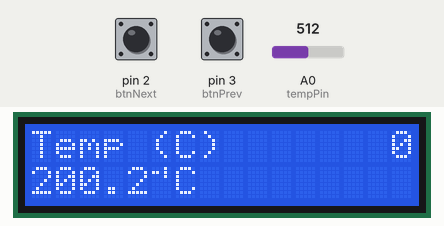
Simulated run of this sketch. Board: Arduino Uno, built with avr-gcc and run on an emulated ATmega328P. Shown: 16×2 character LCD. The inputs (shaded band) are chosen by the test bench; at power-on: pin 2 (btnNext) HIGH, A0 (tempPin) = 512, pin 3 (btnPrev) HIGH. What the sketch prints to the serial monitor is not drawn.

Above: at 2.0 s.
2.1 s: pin 2 (btnNext) pulled LOW for 1 s
At 3.8 s:
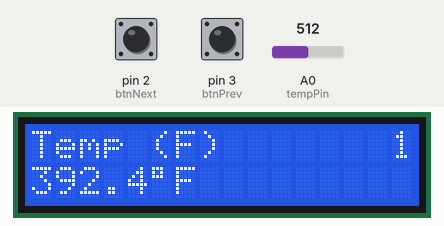
4.6 s: pin 2 (btnNext) pulled LOW for 3.2 s
At 6.3 s:
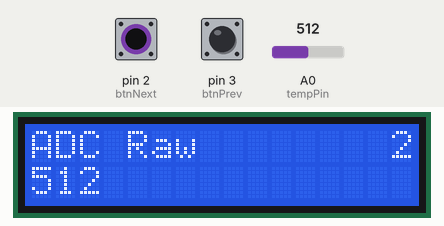
9.3 s: pin 2 (btnNext) pulled LOW for 0.15 s
At 10.1 s:
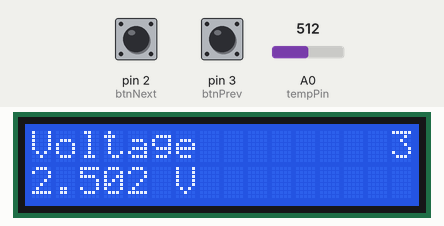
10.9 s: A0 (tempPin) set to 716
At 12.3 s:
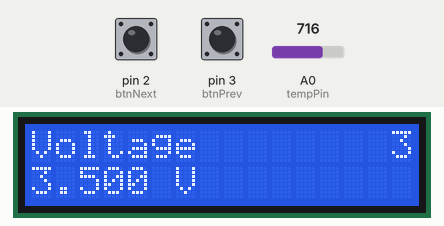
12.6 s: pin 3 (btnPrev) pulled LOW for 1 s
At 13.9 s:
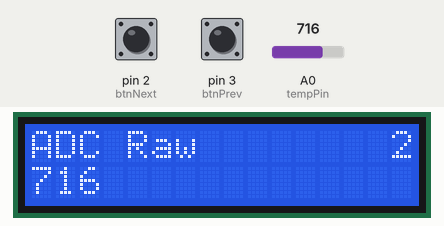
15.1 s: A0 (tempPin) set to 900
At 16.3 s:
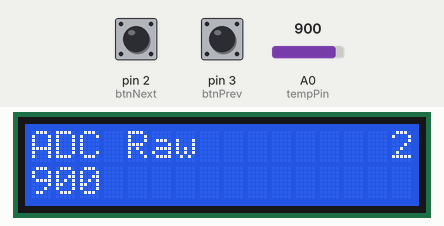
Timing chart, 0 to 17.8 s (numbered marks = the images above; inputs shaded):
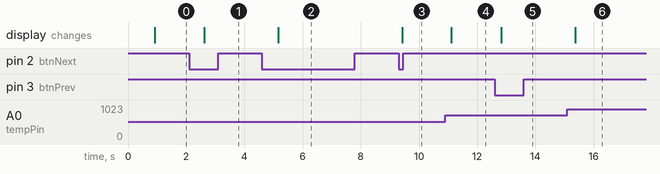

Measured:
- after the input at 2.1 s, the display: changes after 0.52 s (image 1)
- after the input at 4.6 s, the display: changes after 0.57 s (image 2)
- after the input at 9.3 s, the display: changes after 0.12 s (image 3)
- after the input at 10.9 s, the display: changes after 0.22 s (image 4)
- after the input at 12.6 s, the display: changes after 0.22 s (image 5)
- after the input at 15.1 s, the display: changes after 0.26 s (image 6)

The sketch:

Temp-Display-Menu.ino
```cpp
#include <LiquidCrystal.h>

  // LCD pins: RS, E, D4, D5, D6, D7
  LiquidCrystal lcd(7, 8, 9, 10, 11, 12);

  const int tempPin = A0;

  // If you power everything from 5V, leave this as 5.0.
  // If you power from 3.3V, change this to 3.3 (or measure it with a multimeter).

  const float VREF = 5.0;

  // variables for LCD Menu
  int page = 0; // 0=tempC, 1=tempF, 2=raw, 3=voltage
  const int NUM_PAGES = 4;

  const int btnNext = 2;
  const int btnPrev = 3;

  // Debounce / event tracking
  bool lastNext = HIGH;
  bool lastPrev = HIGH;
  unsigned long lastButtonTime = 0;
  const unsigned long debounceMs = 150;

  int readAveragedAnalog(int pin, int samples = 20) {
  long sum = 0;
  for (int i = 0; i < samples; i++) {
    sum += analogRead(pin);
    delay(2); // tiny pause helps decorrelate noise
  }
  return (int)(sum / samples);
}

void setup() {
  // put your setup code here, to run once:
  Serial.begin(9600);
  while (!Serial) { ; }

  Serial.println("time_ms,tempC,tempF,raw,voltage");

  lcd.begin(16, 2);
  lcd.clear();

  pinMode(btnNext, INPUT_PULLUP);
  pinMode(btnPrev, INPUT_PULLUP);

  lcd.setCursor(0,0);
  lcd.print("Menu Demo");

  delay(800);

}

void renderPage(float tempC, float tempF, int raw, float voltage) {
  lcd.clear();

  lcd.setCursor(0, 0);

  switch (page) {
    case 0:
      lcd.print("Temp (C)");
      lcd.setCursor(0, 1);
      lcd.print(tempC, 1);
      lcd.print((char)233);
      lcd.print("C");
      break;

    case 1:
      lcd.print("Temp (F)");
      lcd.setCursor(0, 1);
      lcd.print(tempF, 1);
      lcd.print((char)223);
      lcd.print("F");
      break;

    case 2:
      lcd.print("ADC Raw");
      lcd.setCursor(0, 1);
      lcd.print(raw);
      break;

    case 3:
      lcd.print("Voltage");
      lcd.setCursor(0, 1);
      lcd.print(voltage, 3);
      lcd.print(" V");
      break;
  }
  lcd.setCursor(15, 0);
  lcd.print(page); // 0-3
}

void loop() {

  // Put your main code here, to run repeatedly:

  int raw = readAveragedAnalog(tempPin, 20);
  float voltage = raw * (VREF / 1023.0);
  float tempC = (voltage - 0.5) * 100.0;
  float tempF = (tempC * 9.0 / 5.0) + 32.0;


// Read buttons -> generate events ---

  bool nextNow = digitalRead(btnNext); // HIGH = not pressed, LOW = pressed
  bool prevNow = digitalRead(btnPrev);

  unsigned long now = millis();

  // Detect a "press event": last was HIGH, now LOW (falling edge)
  if (now - lastButtonTime > debounceMs) {
    if (lastNext == HIGH && nextNow == LOW) {
      page = (page + 1) % NUM_PAGES;
      lastButtonTime = now;
      renderPage(tempC, tempF, raw, voltage);
    }
    if (lastPrev == HIGH && prevNow == LOW) {
      page = (page - 1 + NUM_PAGES) % NUM_PAGES;
      lastButtonTime = now;
      renderPage(tempC, tempF, raw, voltage);
    }
  }

  lastNext = nextNow;
  lastPrev = prevNow;

  // ---- 3) Render periodically even if no button pressed ----
  // (so the value updates while you stay on one page)
  static unsigned long lastRender = 0;
  const unsigned long renderIntervalMs = 500;

  if (now - lastRender >= renderIntervalMs) {
    renderPage(tempC, tempF, raw, voltage);
    lastRender = now;
  }

  //Printing to Serial using Serial.print();

  unsigned long t = millis();

  Serial.print(t);
  Serial.print(",");
  Serial.print(tempC, 2);
  Serial.print(",");
  Serial.print(tempF, 2);
  Serial.print(",");
  Serial.print(raw);
  Serial.print(",");
  Serial.println(voltage, 3);

  delay(800);


}
```
